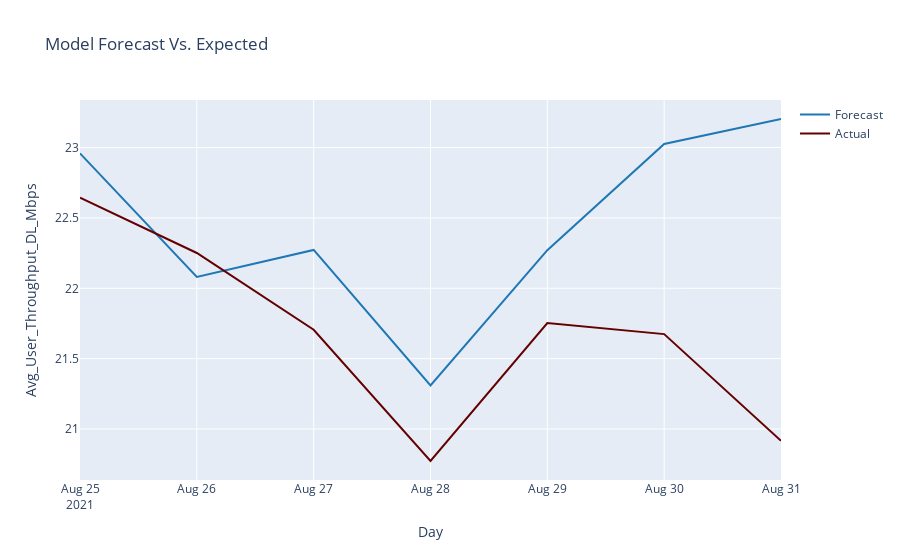
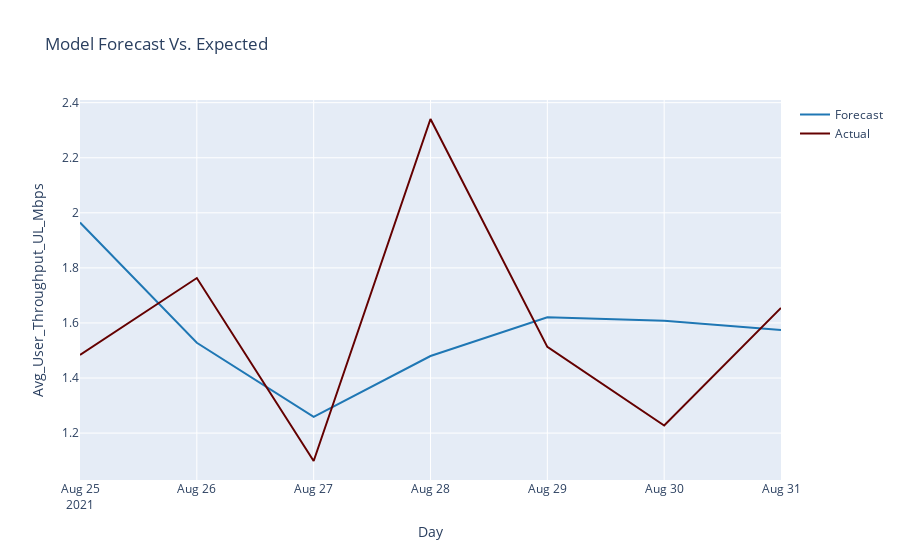
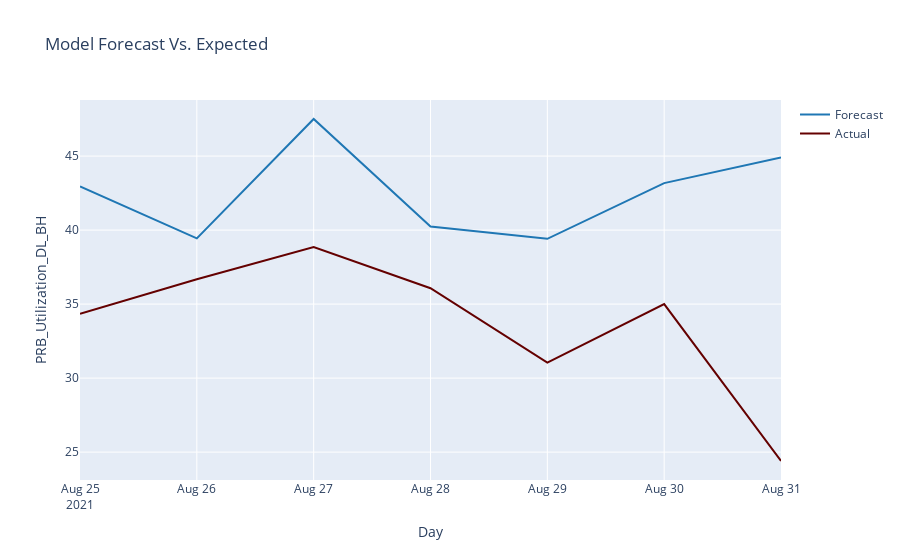
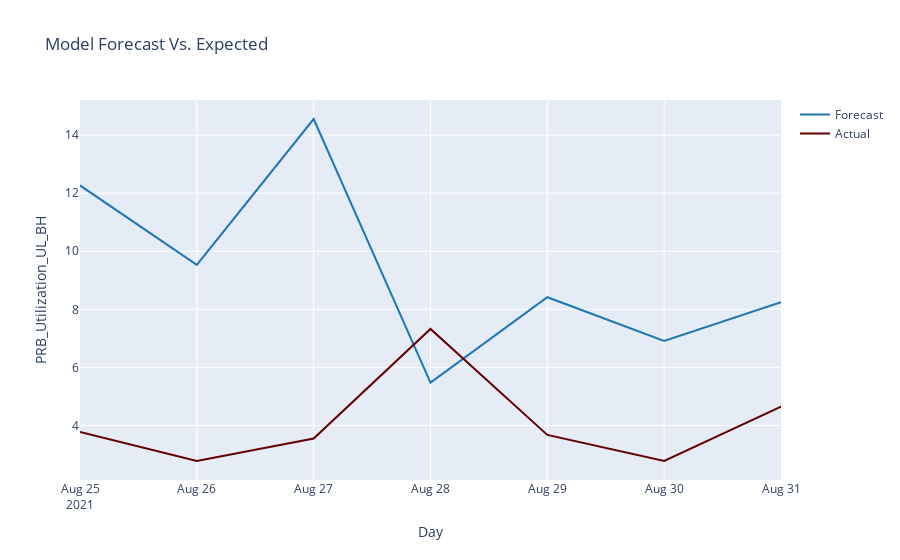

The notebook cell these images were saved under, in order:
### Code cell
dic, pred_4G_RF = Validate_Model_New(RF_multiout_4G, Towers_4G_Regression["4GSite1B"]['X_valid'].reset_index().drop("Day", axis =1), Towers_4G_Regression["4GSite1B"]['Y_valid'], show_plot = True)

### Figure 1 — Plotly figure (JSON) as saved in the notebook; plotly's stock layout.template omitted (floating-point values rounded to 4 significant figures)
{"data": [{"line": {"color": "rgb(31, 119, 180)"}, "mode": "lines", "name": "Forecast", "type": "scatter", "x": ["2021-08-25T00:00:00", "2021-08-26T00:00:00", "2021-08-27T00:00:00", "2021-08-28T00:00:00", "2021-08-29T00:00:00", "2021-08-30T00:00:00", "2021-08-31T00:00:00"], "y": [22.96, 22.08, 22.27, 21.31, 22.27, 23.03, 23.2]}, {"line": {"color": "rgb(100, 0, 0)"}, "mode": "lines", "name": "Actual", "type": "scatter", "x": ["2021-08-25T00:00:00", "2021-08-26T00:00:00", "2021-08-27T00:00:00", "2021-08-28T00:00:00", "2021-08-29T00:00:00", "2021-08-30T00:00:00", "2021-08-31T00:00:00"], "y": [22.64, 22.25, 21.71, 20.77, 21.75, 21.67, 20.92]}], "layout": {"hovermode": "x", "title": {"text": "Model Forecast Vs. Expected"}, "xaxis": {"title": {"text": "Day"}}, "yaxis": {"title": {"text": "Avg_User_Throughput_DL_Mbps"}}}}

### Figure 2 — Plotly figure (JSON) as saved in the notebook; plotly's stock layout.template omitted (floating-point values rounded to 4 significant figures)
{"data": [{"line": {"color": "rgb(31, 119, 180)"}, "mode": "lines", "name": "Forecast", "type": "scatter", "x": ["2021-08-25T00:00:00", "2021-08-26T00:00:00", "2021-08-27T00:00:00", "2021-08-28T00:00:00", "2021-08-29T00:00:00", "2021-08-30T00:00:00", "2021-08-31T00:00:00"], "y": [1.965, 1.528, 1.259, 1.48, 1.621, 1.608, 1.575]}, {"line": {"color": "rgb(100, 0, 0)"}, "mode": "lines", "name": "Actual", "type": "scatter", "x": ["2021-08-25T00:00:00", "2021-08-26T00:00:00", "2021-08-27T00:00:00", "2021-08-28T00:00:00", "2021-08-29T00:00:00", "2021-08-30T00:00:00", "2021-08-31T00:00:00"], "y": [1.484, 1.763, 1.099, 2.341, 1.513, 1.228, 1.655]}], "layout": {"hovermode": "x", "title": {"text": "Model Forecast Vs. Expected"}, "xaxis": {"title": {"text": "Day"}}, "yaxis": {"title": {"text": "Avg_User_Throughput_UL_Mbps"}}}}

### Figure 3 — Plotly figure (JSON) as saved in the notebook; plotly's stock layout.template omitted (floating-point values rounded to 4 significant figures)
{"data": [{"line": {"color": "rgb(31, 119, 180)"}, "mode": "lines", "name": "Forecast", "type": "scatter", "x": ["2021-08-25T00:00:00", "2021-08-26T00:00:00", "2021-08-27T00:00:00", "2021-08-28T00:00:00", "2021-08-29T00:00:00", "2021-08-30T00:00:00", "2021-08-31T00:00:00"], "y": [42.95, 39.44, 47.51, 40.24, 39.41, 43.17, 44.9]}, {"line": {"color": "rgb(100, 0, 0)"}, "mode": "lines", "name": "Actual", "type": "scatter", "x": ["2021-08-25T00:00:00", "2021-08-26T00:00:00", "2021-08-27T00:00:00", "2021-08-28T00:00:00", "2021-08-29T00:00:00", "2021-08-30T00:00:00", "2021-08-31T00:00:00"], "y": [34.35, 36.67, 38.85, 36.08, 31.05, 35, 24.4]}], "layout": {"hovermode": "x", "title": {"text": "Model Forecast Vs. Expected"}, "xaxis": {"title": {"text": "Day"}}, "yaxis": {"title": {"text": "PRB_Utilization_DL_BH"}}}}

### Figure 4 — Plotly figure (JSON) as saved in the notebook; plotly's stock layout.template omitted (floating-point values rounded to 4 significant figures)
{"data": [{"line": {"color": "rgb(31, 119, 180)"}, "mode": "lines", "name": "Forecast", "type": "scatter", "x": ["2021-08-25T00:00:00", "2021-08-26T00:00:00", "2021-08-27T00:00:00", "2021-08-28T00:00:00", "2021-08-29T00:00:00", "2021-08-30T00:00:00", "2021-08-31T00:00:00"], "y": [12.27, 9.535, 14.56, 5.475, 8.418, 6.914, 8.243]}, {"line": {"color": "rgb(100, 0, 0)"}, "mode": "lines", "name": "Actual", "type": "scatter", "x": ["2021-08-25T00:00:00", "2021-08-26T00:00:00", "2021-08-27T00:00:00", "2021-08-28T00:00:00", "2021-08-29T00:00:00", "2021-08-30T00:00:00", "2021-08-31T00:00:00"], "y": [3.775, 2.775, 3.55, 7.325, 3.675, 2.775, 4.65]}], "layout": {"hovermode": "x", "title": {"text": "Model Forecast Vs. Expected"}, "xaxis": {"title": {"text": "Day"}}, "yaxis": {"title": {"text": "PRB_Utilization_UL_BH"}}}}
